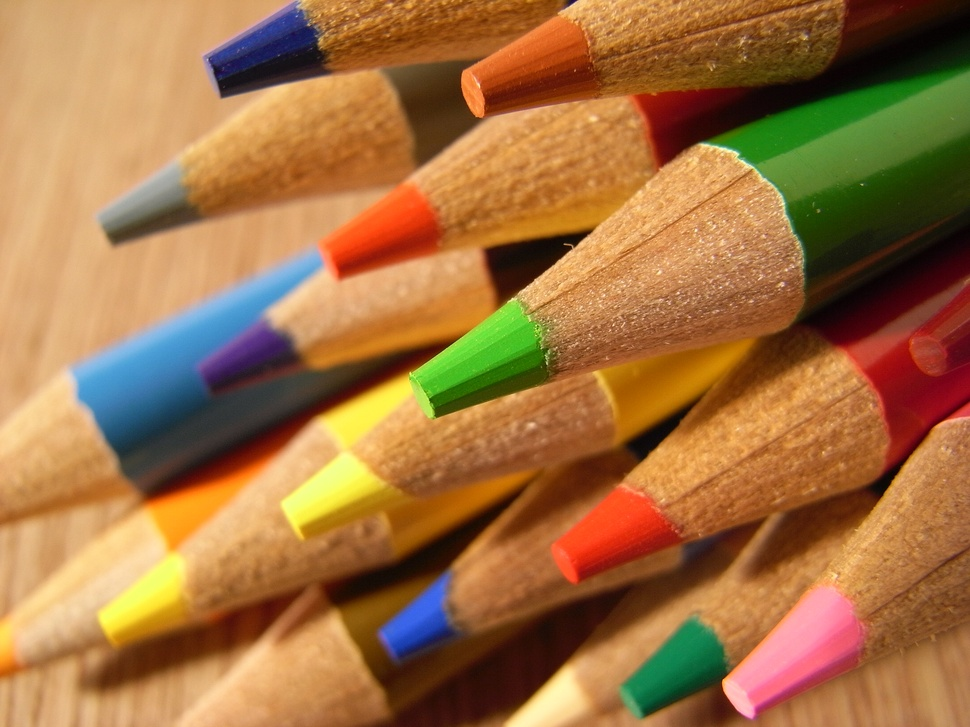
#> input picture sample.jpg, 970 x 727 px, shrunk from 3264 x 2448 before the run
$ python -i __init__.py   (imports and definitions only)
#> lines starting #> are read from the running program, lines starting #| are printed output that depends on the picture
#> further down, picture is the input picture: shape (727, 970, 3); mean B, G, R 66.1, 113.7, 161

import sys
import cv2 as cv

# SOBEL
# doc: https://docs.opencv.org/master/d2/d2c/tutorial_sobel_derivatives.html
# dst =   cv.Sobel(   src, ddepth, dx, dy[, dst[, ksize[, scale[, delta[, borderType]]]]] )
#
# (   InputArray  src,
# OutputArray     dst,
# int     ddepth,
# int     dx,
# int     dy,
# int     ksize = 3,
# double  scale = 1,
# double  delta = 0,
# int     borderType = BORDER_DEFAULT
# )

def sobel (img, ksize = 5, ddepth = 5, scale = 5, delta = 5, wA = 0.5, wB = 0.5) :
#> called with ksize = 5, ddepth = 5, scale = 5, delta = 5, wA = 0.5, wB = 0.5
    gray = cv.cvtColor(img, cv.COLOR_BGR2GRAY)
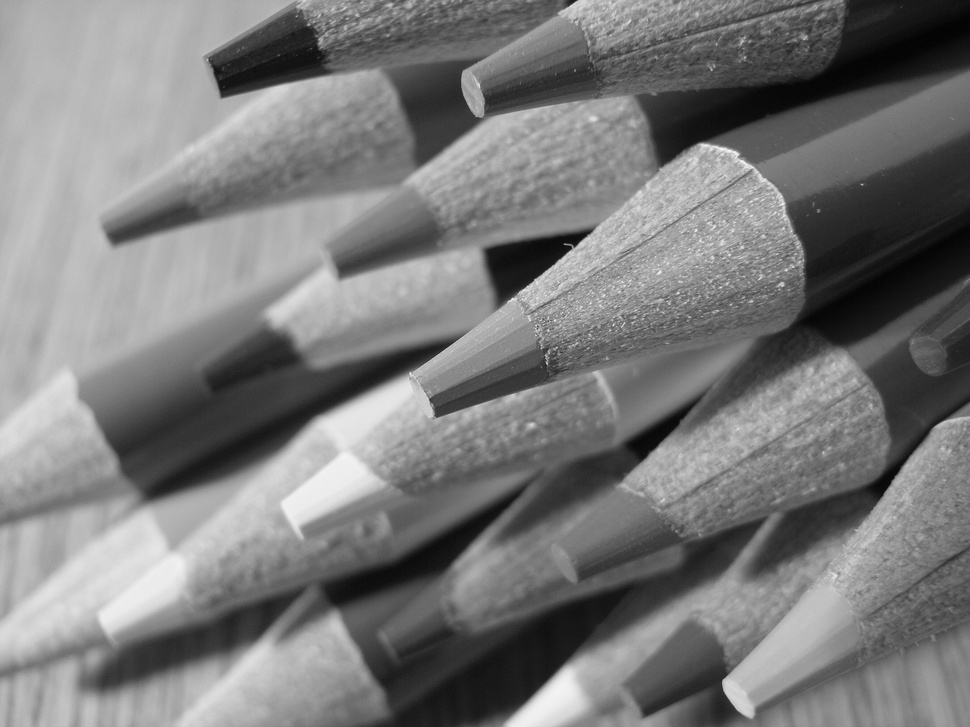
#> gray: shape (727, 970); min 2, max 247, mean 122.4

    grad_x = cv.Sobel(gray, ddepth, 1, 0, ksize, scale=scale, delta=delta, borderType=cv.BORDER_DEFAULT)
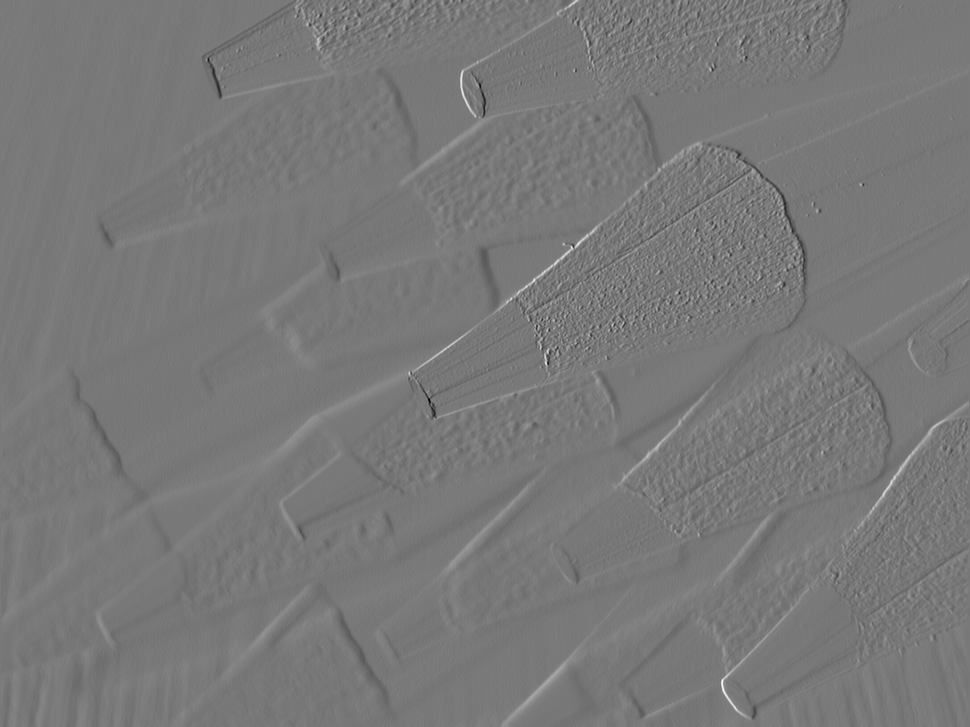
#> grad_x: shape (727, 970) float32; min -2730, max 3025, mean 0.9; drawn with min black and max white
    grad_y = cv.Sobel(gray, ddepth, 0, 1, ksize, scale=scale, delta=delta, borderType=cv.BORDER_DEFAULT)

    abs_grad_x = cv.convertScaleAbs(grad_x)
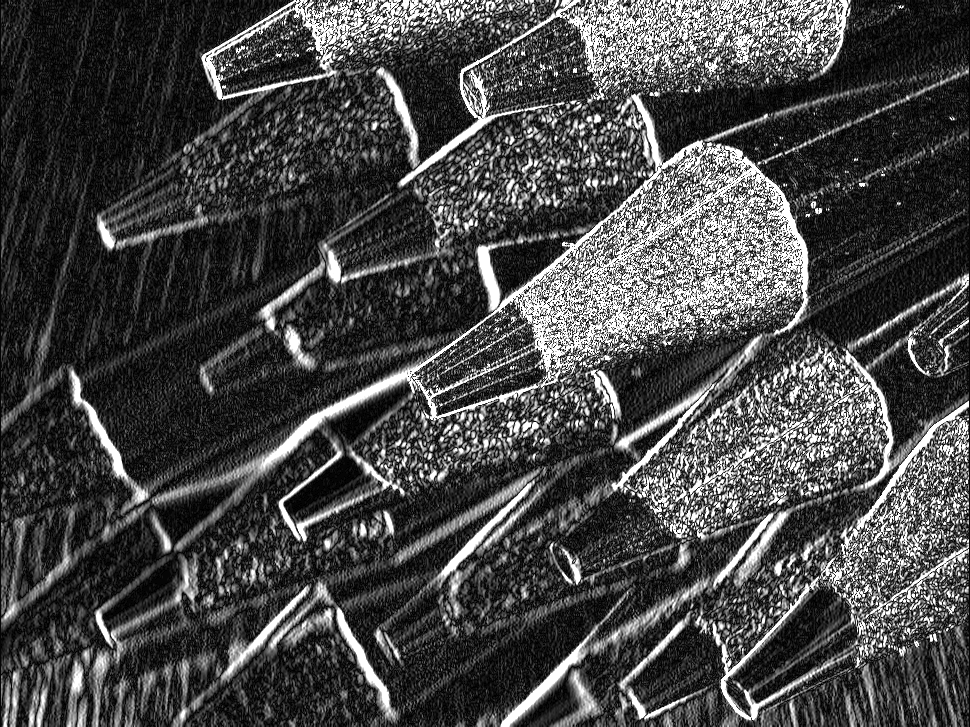
#> abs_grad_x: shape (727, 970); min 0, max 255, mean 71.4
    abs_grad_y = cv.convertScaleAbs(grad_y)
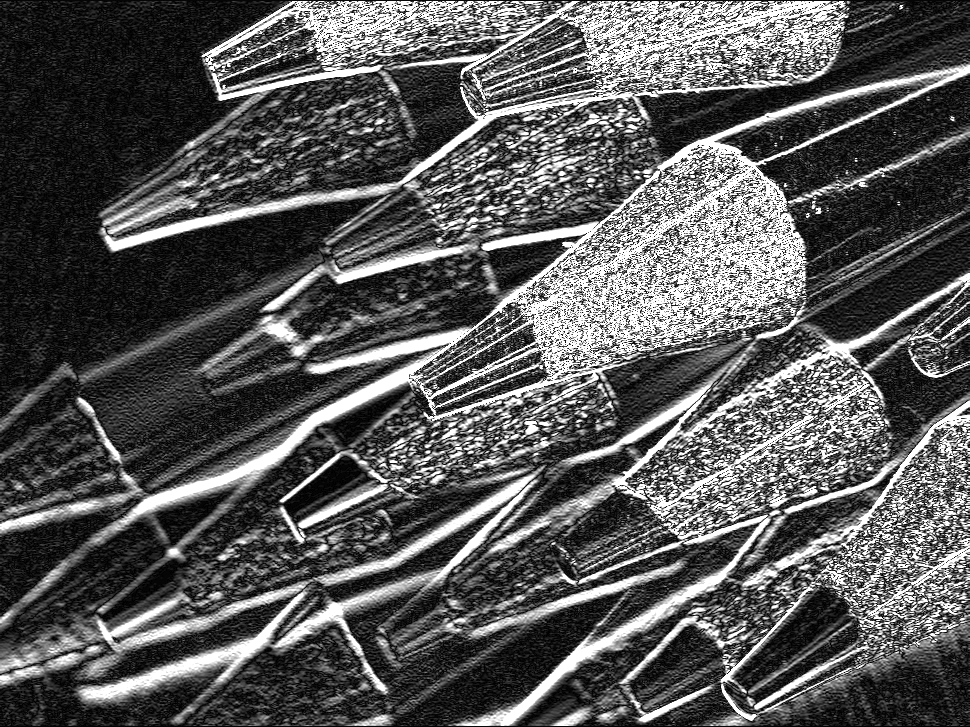
#> abs_grad_y: shape (727, 970); min 0, max 255, mean 87.8

    grad = cv.addWeighted(abs_grad_x, wA, abs_grad_y, wB, 0)
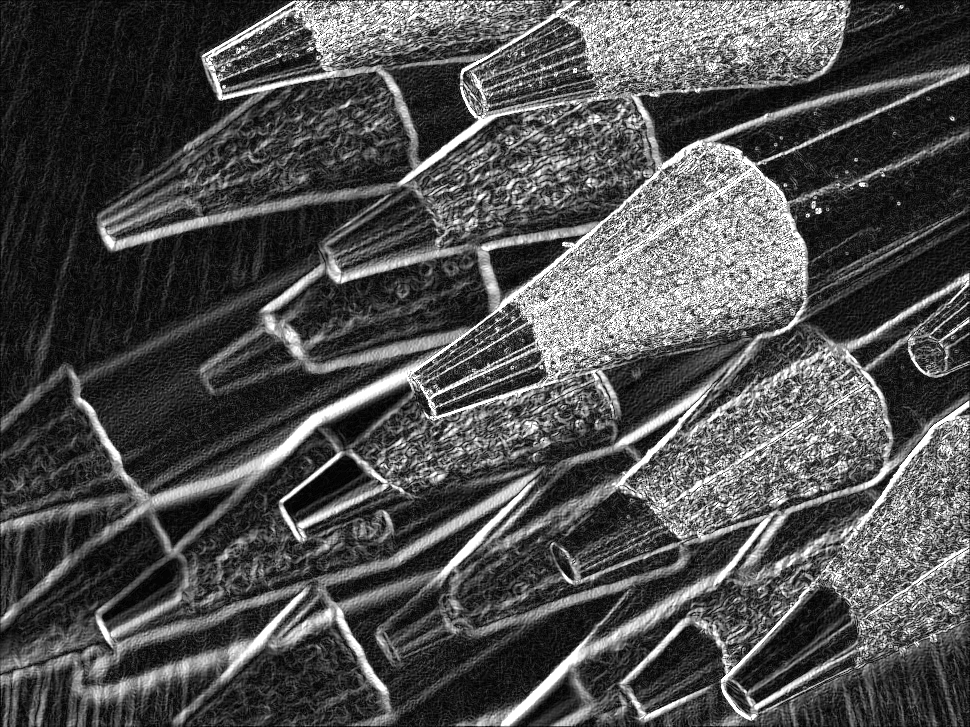
#> grad: shape (727, 970); min 0, max 255, mean 79.6

    return grad

# ADDWEIGHT
# doc: https://docs.opencv.org/2.4/modules/core/doc/operations_on_arrays.html?highlight=addweighted#addweighted
# cv2.addWeighted(src1, alpha, src2, beta, gamma[, dst[, dtype]]) dst
# Parameters:
# src1 - first input array.
# alpha - weight of the first array elements.
# src2 - second input array of the same size and channel number as src1.
# beta - weight of the second array elements.
# dst - output array that has the same size and number of channels as the input arrays.
# gamma - scalar added to each sum.
# dtype - optional depth of the output array; when both input arrays have the same depth, dtype can be set to -1, which will be equivalent to src1.depth().

>>> import cv2
>>> picture = cv2.imread('../sample.jpg')
>>> result = sobel(picture)
